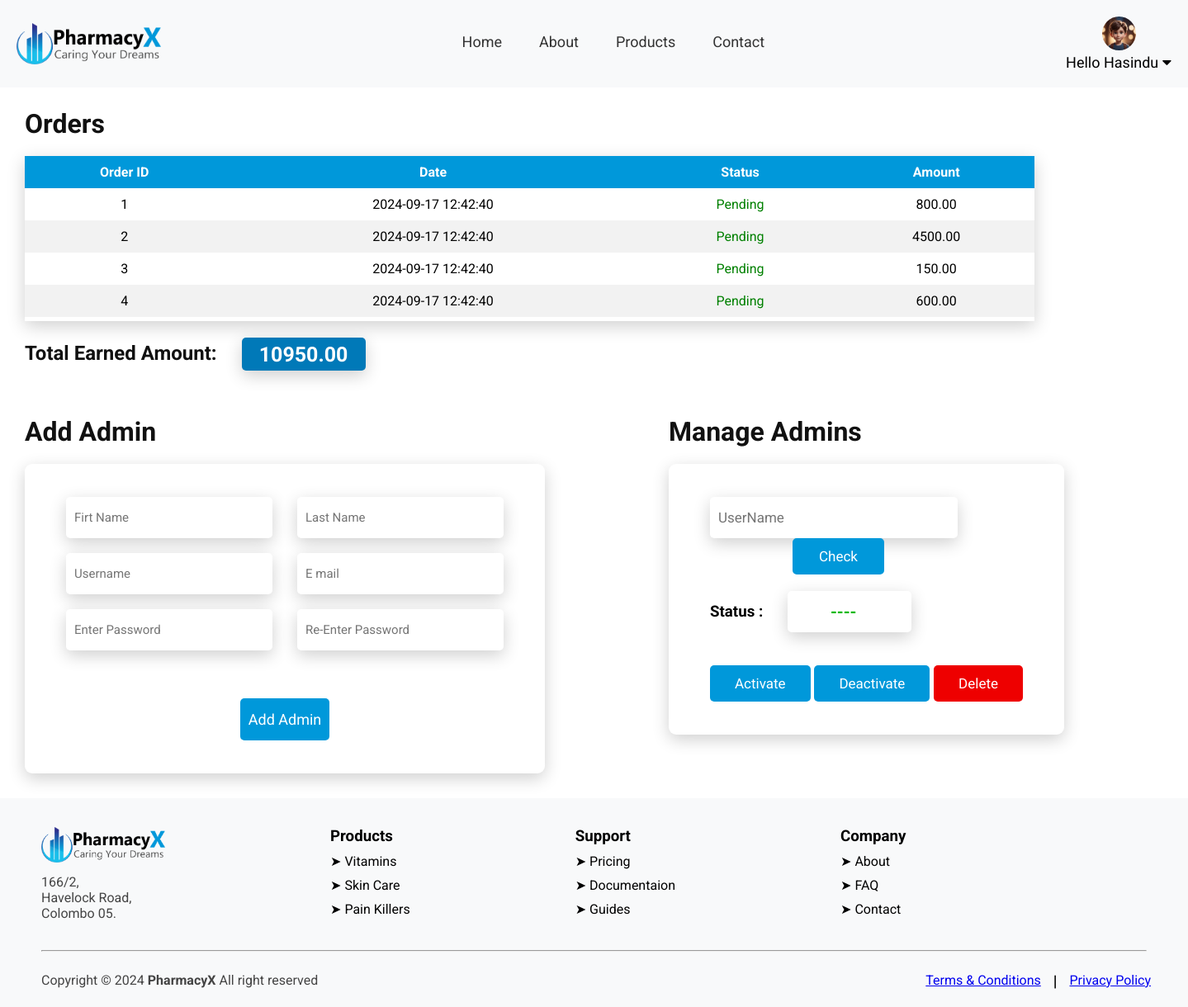
The page /manager_DB.php (signed in) on the database its author committed.
### tables this page shows
CREATE TABLE `Orders` (
  `order_id` int(11) NOT NULL,
  `user_name` varchar(100) DEFAULT NULL,
  `order_status` enum('Pending','Shipped','Delivered') DEFAULT 'Pending',
  `order_type` enum('Prescription','General') DEFAULT NULL,
  `qty` int(11) DEFAULT NULL,
  `receiver_name` varchar(255) DEFAULT NULL,
  `street` varchar(100) DEFAULT NULL,
  `city` varchar(100) DEFAULT NULL,
  `postal_code` varchar(10) DEFAULT NULL,
  `prescription_url` varchar(255) DEFAULT NULL,
  `product_id` int(11) DEFAULT NULL,
  `Order_total` decimal(10,2) DEFAULT NULL,
  `order_date` timestamp NOT NULL DEFAULT current_timestamp()
);

### manager_DB.php (the view, shortened to what this page needs)
<?php
$AdminStatus = '----';
$inputValue = '';
$sql = "SELECT SUM(Order_total) AS totalAmount FROM orders";
$result = mysqli_query($Connection, $sql);
if(mysqli_num_rows($result) > 0){
  $row = mysqli_fetch_assoc($result);
  $totalAmount = $row['totalAmount'];
}
?>
<!DOCTYPE html>
<html lang="en">
<head>
  <link rel="stylesheet" href="./CSS/index.css">
  <link rel="stylesheet" href="./CSS/manager_DB.css">
</head>
<body>
  <?php include("./header.php"); ?>
  <div class="manager-dashboard-container">
    <div class="orders-container">
      <h1 class="manager-headings">Orders</h1>
      <div class="order-table-container">
          <table class="order-table">
            <tr>
              <th class="order-table-heading">Order ID</th>
              <th class="order-table-heading">Date</th>
              <th class="order-table-heading">Status</th>
              <th class="order-table-heading">Amount</th>
            </tr>
            <?php
              $sql = "SELECT * FROM orders;";
              $result = mysqli_query($Connection, $sql);
              if(mysqli_num_rows($result) > 0){
                while($row = $result -> fetch_assoc()){
                  $orderId = $row['order_id'];
                  $date = $row['order_date'];
                  $status = $row['order_status'];
                  $total = $row['Order_total'];
                  echo "<tr>
                        <td>$orderId</td>
                        <td>$date</td>
                        <td class=status-result>$status</td>
                        <td>$total</td>
                      </tr>";
                }
            }else{
              echo "<tr>
                      <td colspan = '8'>No Orders Found</td>
                    </tr>";
            }
            ?>
          </table>
      </div>
    </div>
    <div class="total-amount-container">
      <h2 class="total-amount-heading">Total Earned Amount: </h2>
      <div  class="total-amount-show-box">
        <h3 class="total-amount"><?php echo $totalAmount ?></h3>
      </div>
    </div>
    <div class="manage-admin-container">
      <div class="add-admin-container">
        <h1 class="manager-headings">Add Admin</h1>
        <div class="admin-form-container">
          <form action="manager_DB.php" method="POST">
            <div class="admin-form">
              <div class="form-rows">
                <input type="text" class="form-input-box" placeholder="Firt Name" name="firstname">
                <input type="text" class="form-input-box-right" placeholder="Last Name" name="lastname">
              </div>
              <div class="form-rows">
                <input type="text" class="form-input-box" placeholder="Username" name="username">
                <input type="text" class="form-input-box-right" placeholder="E mail" name="email">
              </div>
              <div class="form-rows">
                <input type="password" class="form-input-box" placeholder="Enter Password" name="userpassword">
                <input type="password" class="form-input-box-right" placeholder="Re-Enter Password">
              </div>
              <div class="add-admin-button-container">
                <button type="submit" class="add-admin-button" name="addAdmin">Add Admin</button>
              </div>
            </div>
          </form>
        </div>
      </div>
      <div class="control-admins">
        <h1 class="check-admin-heading">Manage Admins</h1>
        <div class="control-admin-form">
          <form action="manager_DB.php" method="POST">
            <div class="check-admin">
                <input type="text" class="check-admin-input" placeholder="UserName" name="adminInput" value= "<?php echo $inputValue; ?>">
                <button type="submit" class="check-admin-button" name="check">Check</button>
            </div>
            <div class="admin-satus-container">
              <h3 class="status-heading">Status : </h3>
              <div class="admin-status"><?php echo $AdminStatus ?></div>
            </div>
            <div class="admin-control-buttons">
              <button class="activate" name="activate">Activate</button>
              <button class="deactivate" name="deactivate">Deactivate</button>
              <button class="delete" name="delete">Delete</button>
            </div>
          </form>
        </div>
      </div>
    </div>
  </div>
  <?php include("./footer.php"); ?>
</body>
</html>

### CSS/index.css (style rules this page uses)
* { margin: 0; padding: 0; box-sizing: border-box; font-family: "Roboto"; }
h1 { color: #111111; }
h2 { color: #111111; }

### CSS/manager_DB.css (style rules this page uses)
.manager-dashboard-container { margin-right: auto; margin-left: auto; }
.manager-headings, .total-amount-heading { margin-left: 30px; margin-bottom: 20px; margin-top: 25px; }
.order-table-container { border-style: none; height: 200px; width: 85%; margin-left: 30px; margin-right: 30px; box-shadow: 0 6px 20px 0 rgba(0, 0, 0, 0.19); overflow: scroll; }
.order-table { width: 100%; text-align: center; border-collapse: collapse; }
.order-table-container table tr:nth-child(odd) { background-color: #f2f2f2; }
tr,th,td { padding: 10px; }
.order-table-heading { background-color: #0098DA; color: white; }
.status-result { color: green; }
.total-amount-container { display: flex; }
.total-amount-show-box { background-color: #0079B8; display: flex; justify-content: center; align-items: center; width: 150px; height: 40px; border-radius: 5px; margin-left: 30px; margin-top: 20px; margin-bottom: 30px; box-shadow: 0 6px 20px 0 rgba(0, 0, 0, 0.19); }
.total-amount { font-size: 25px; color: white; }
.manage-admin-container { display: flex; justify-content: space-around; }
.admin-form-container { display: flex; }
.admin-form { border-style: none; box-shadow: 0 6px 20px 0 rgba(0, 0, 0, 0.19); padding: 40px 50px 40px 50px; margin-left: 30px; margin-bottom: 30px; border-radius: 9px; }
.form-input-box, .form-input-box-right { margin-bottom: 18px; font-size: 15px; padding: 8px 25px 8px 10px; border-radius: 5px; border-style: none; width: 250px; height: 50px; box-shadow: 0 6px 20px 0 rgba(0, 0, 0, 0.19); }
.form-input-box-right { margin-left: 30px; }
.form-rows { display: flex; }
.add-admin-button-container { display: flex; justify-content: center; }
.add-admin-button { padding: 15px 10px 15px 10px; margin-top: 40px; border-style: none; border-radius: 5px; background-color: #0098DA; color: #fff; font-size: 18px; transition: 0.5s; cursor: pointer; }
.control-admins { margin-left: 150px; }
.check-admin-heading { margin-bottom: 20px; margin-top: 25px; }
.control-admin-form { border-style: none; box-shadow: 0 6px 20px 0 rgba(0, 0, 0, 0.19); padding: 40px 50px 40px 50px; margin-bottom: 30px; margin-right: 150px; border-radius: 9px; }
.check-admin-input { font-size: 17px; padding: 8px 25px 8px 10px; border-radius: 5px; border-style: none; width: 300px; height: 50px; box-shadow: 0 6px 20px 0 rgba(0, 0, 0, 0.19); }
.check-admin-button { border-style: solid; border-color: #0098DA; border-radius: 5px; background-color: #0098DA; color: white; font-size: 17px; padding: 10px 30px 10px 30px; margin-left: 100px; transition: 0.5s; cursor: pointer; }
.admin-satus-container { display: flex; align-items: center; margin-top: 20px; }
.admin-status { display: flex; justify-content: center; align-items: center; font-size: 20px; font-weight: 700; color: rgb(0, 184, 0); padding: 8px 25px 8px 10px; border-radius: 5px; border-style: none; width: 150px; height: 50px; margin-left: 30px; box-shadow: 0 6px 20px 0 rgba(0, 0, 0, 0.19); }
.admin-control-buttons { display: flex; justify-content: space-between; margin-top: 40px; }
.activate, .deactivate, .delete { border-style: none; border-radius: 5px; background-color: #0098DA; color: white; font-size: 17px; padding: 12px 30px 12px 30px; transition: 0.5s; cursor: pointer; }
.delete { background-color: rgb(238, 0, 0); }

### CSS/partials.css (style rules this page uses)
* { margin: 0; padding: 0; box-sizing: border-box; font-family: "Roboto"; }

### rows shown on the page
orders: order_id "1", order_date "2024-09-17 12:42:40", order_status "Pending", Order_total "800.00"
orders: order_id "2", order_date "2024-09-17 12:42:40", order_status "Pending", Order_total "4500.00"
orders: order_id "3", order_date "2024-09-17 12:42:40", order_status "Pending", Order_total "150.00"
orders: order_id "4", order_date "2024-09-17 12:42:40", order_status "Pending", Order_total "600.00"

### other values the page prints
$_SESSION['firstname'] "Hasindu"
$totalAmount "10950.00"
$AdminStatus "----"
